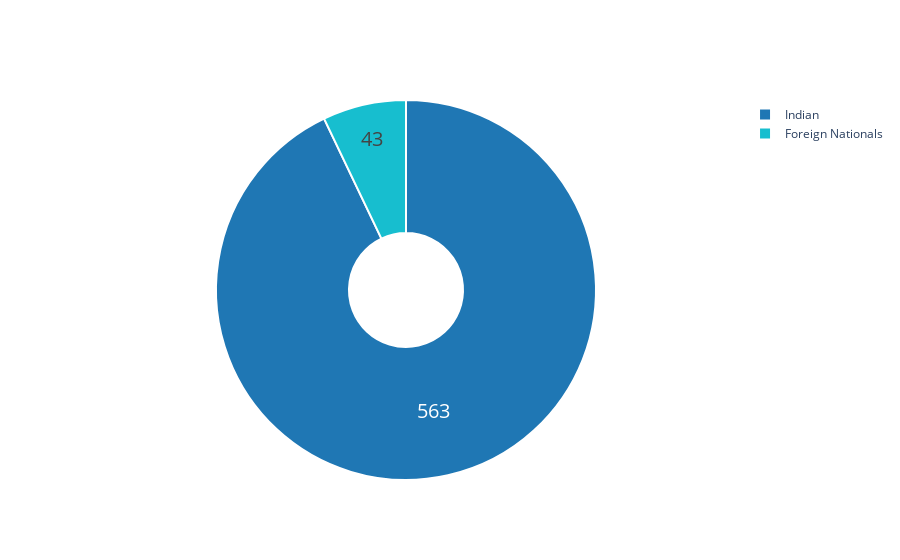

The code cell stored with this chart in its notebook:
### Code cell
colors = ['#1f77b4', '#17becf']

indian = df['Total Confirmed cases (Indian National)'].sum()
foreign = df['Total Confirmed cases ( Foreign National )'].sum()
fig = go.Figure(data=[go.Pie(labels=['Indian','Foreign Nationals'],
                             values= [indian,foreign],hole =.3)])
                          

fig.update_traces(hoverinfo='label+percent', textinfo='value', textfont_size=20,
                  marker=dict(colors=colors, line=dict(color='#FFFFFF', width=2)))
fig.show()

### Figure 1 — Plotly figure (JSON) as saved in the notebook; plotly's stock layout.template omitted (floating-point values rounded to 4 significant figures)
{"data": [{"textfont": {"size": 20}, "labels": ["Indian", "Foreign Nationals"], "values": [563, 43], "hoverinfo": "label+percent", "marker": {"colors": ["#1f77b4", "#17becf"], "line": {"color": "#FFFFFF", "width": 2}}, "textinfo": "value", "hole": 0.3, "type": "pie"}], "layout": {}}
